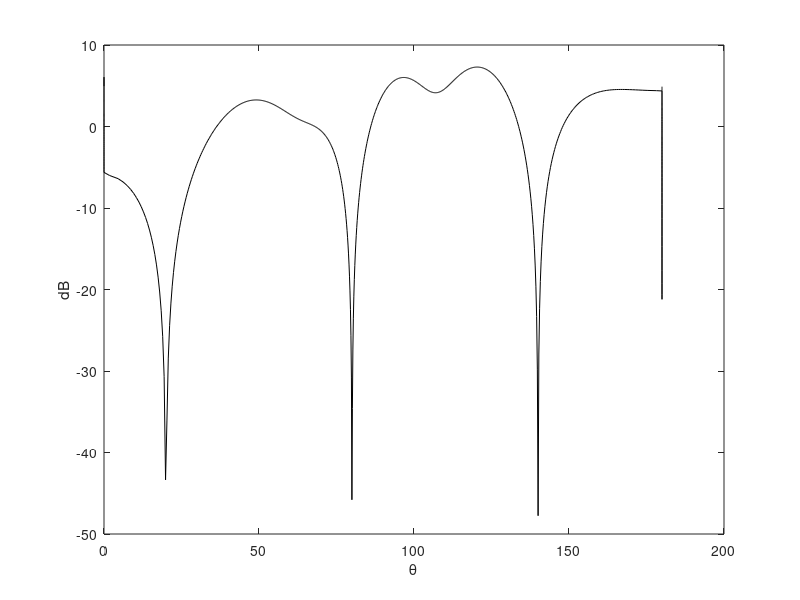

Recreate this plot in MATLAB.
% adaptive null former for linear array

nels=8;
nsnaps=10;

T=.1;	%time overlap for FFT's
f=100;
c=343;
lambda=c/f;
d=1.25;
w=2*pi*f;
k=w/c;
kd=w*d/c;

nsrc=3;
Ampsrc=[1 1 1];
Angsrc=[20 80 140];	%degrees
nz=1e-1;	% e-7 smallest, e+1 largest

srcang=Angsrc*pi/180.;

y0=zeros([nsnaps 1]);
Y=zeros([nsnaps nels-1]);
A=zeros([nels-1 1]);

j=sqrt(-1);

for n=1:nsnaps,
	phases=(2*pi).*([rand rand rand]);  % scr's random at each snapshot
	y0(n)=Ampsrc*exp(j*w*T*n)*exp(phases.') + nz*(randn+j*randn);
	for m=1:nels-1,
		Y(n,m)=Ampsrc*exp(j*w*T*n)*exp(-j.*kd*m.*cos(srcang.')+phases.') + nz*(randn+j*randn);
	end;
end;

A=inv(Y'*Y)*Y'*y0;
Ap=[1; -A];

z=roots(Ap);
angz=angle(z);
absz=abs(z);
theta=(180/pi).*acos(angz./kd);
[absz theta]
Angsrc

npts=1024;
AF=fftshift(fft(Ap,npts));
piscale=-pi:2*pi/npts:pi*(npts-1)/npts;
thetascale=(180/pi).*acos(piscale./kd);

figure(1);
plot(thetascale,20.*log10(abs(AF)),'k');
ax=axis;
%axis([0 180 -50 10]);
ylabel('dB');
xlabel('\theta');
